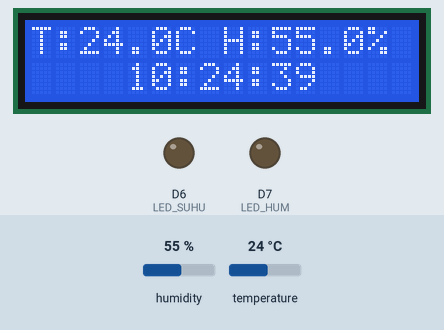
A sketch run on a simulated ESP8266 (NodeMCU). Shown: 16×2 character LCD, output pins drawn as LEDs (lit = HIGH). Dashed ring = blinking. Inputs (shaded band) come from the test bench; at power-on: humidity 55 %, temperature 24 °C. WiFi joins after 1.5 s; servers stay silent unless stated; uploads are accepted with an empty reply; the local clock reads 2024-03-15 10:24:30 at power-on unless the sketch sets it; no MQTT or app messages arrive unless stated.

Above: at 10.9 s.
11.0 s: humidity set to 58 %
At 14.8 s:
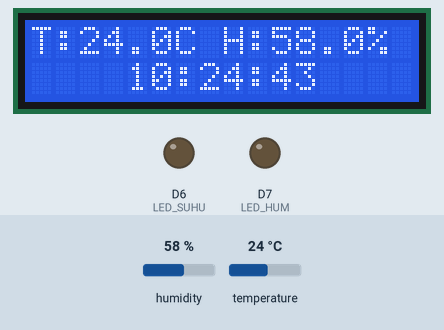
17.4 s: humidity set to 61 %
At 18.06 s:
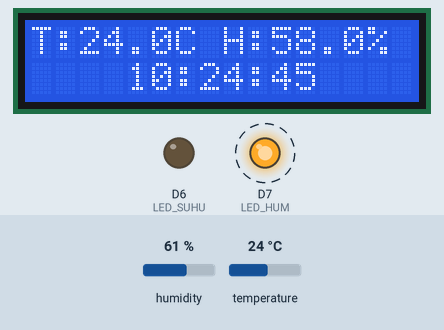
25.4 s: temperature set to 28 °C
At 26.9 s:
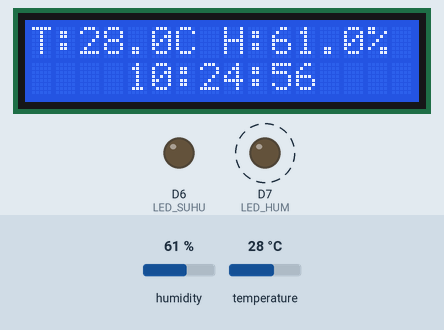
29.9 s: temperature set to 31 °C
At 34.07 s:
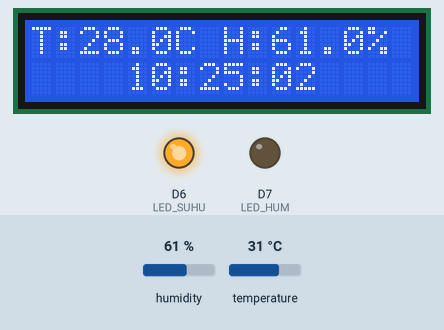
Timing chart, 0 to 38.8 s (numbered marks = the images above; inputs shaded):
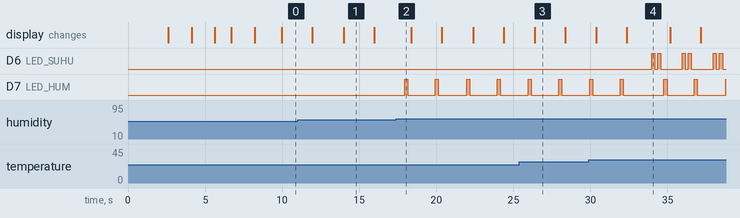

The sketch:

Nopal.ino
```cpp
#include <Wire.h>
#include <LiquidCrystal_I2C.h>
#include <DHT.h>
#include <ESP8266WiFi.h>
#include <PubSubClient.h>
#include <ESP8266HTTPClient.h>
#include <time.h>

// ============================
//   KONFIGURASI SENSOR & PIN
// ============================
#define DHTPIN  D3          //
#define DHTTYPE DHT11

#define LED_SUHU D6         // Indikator suhu
#define LED_HUM  D7         // Indikator kelembapan

// ============================
//        IDENTITAS
// ============================
String NIM = "G.231.23.0037";
String topic_pub = "iot/" + NIM;
String clientID  = NIM;

// ============================
DHT dht(DHTPIN, DHTTYPE);
LiquidCrystal_I2C lcd(0x27, 16, 2);

const char* ssid = "Nopal";
const char* password = "12345678";

const char* mqttServer = "x2.revolusi-it.com";
const char* mqttUser   = "usm";
const char* mqttPass   = "usmjaya25";

WiFiClient espClient;
PubSubClient client(espClient);

unsigned long lastSend = 0;
const long gmtOffset_sec = 7 * 3600;

// ============================
//   FUNGSI CENTER TEKS
// ============================
void printCentered(int row, String text) {
  int pos = (16 - text.length()) / 2;
  if (pos < 0) pos = 0;
  lcd.setCursor(pos, row);
  lcd.print(text);
}

// ============================
//     FUNGSI KEDIP LED
// ============================
void blinkLED(int pin, int count) {
  for (int i = 0; i < count; i++) {
    digitalWrite(pin, HIGH);
    delay(200);
    digitalWrite(pin, LOW);
    delay(200);
  }
}

// ============================
//        MQTT RECONNECT
// ============================
void reconnectMQTT() {
  lcd.clear();
  printCentered(0, "MQTT");
  printCentered(1, "Connecting...");
  while (!client.connected()) {
    client.connect(clientID.c_str(), mqttUser, mqttPass);
    delay(1000);
  }
  lcd.clear();
  printCentered(0, "MQTT");
  printCentered(1, "Connected");
  delay(1500);
}

// ============================
//   CETAK WAKTU TENGAH
// ============================
void printCenteredTime() {
  time_t now = time(nullptr);
  struct tm* t = localtime(&now);
  char buffer[9];
  sprintf(buffer, "%02d:%02d:%02d", t->tm_hour, t->tm_min, t->tm_sec);
  lcd.setCursor(4, 1);
  lcd.print(buffer);
}

// ============================
//     OPENING LCD
// ============================
void openingLCD() {
  lcd.clear();
  printCentered(0, "THERMOMETER");
  printCentered(1, "DIGITAL");
  delay(2500);
}

// ============================
//             SETUP
// ============================
void setup() {
  Serial.begin(115200);

  pinMode(LED_SUHU, OUTPUT);
  pinMode(LED_HUM, OUTPUT);
  digitalWrite(LED_SUHU, LOW);
  digitalWrite(LED_HUM, LOW);

  Wire.begin(D2, D1);
  lcd.init();
  lcd.backlight();

  openingLCD();

  WiFi.begin(ssid, password);
  lcd.clear();
  printCentered(0, "WiFi");
  printCentered(1, "Connecting...");
  while (WiFi.status() != WL_CONNECTED) delay(500);

  lcd.clear();
  printCentered(0, "WiFi");
  printCentered(1, "Connected");
  delay(1500);

  client.setServer(mqttServer, 1883);
  reconnectMQTT();

  lcd.clear();
  printCentered(0, "Time");
  printCentered(1, "Sync...");
  configTime(gmtOffset_sec, 0, "pool.ntp.org", "time.nist.gov");
  while (time(nullptr) < 100000) delay(500);

  lcd.clear();
  printCentered(0, "Time");
  printCentered(1, "OK");
  delay(1500);

  dht.begin();
}

// ============================
//             LOOP
// ============================
void loop() {

  if (!client.connected()) reconnectMQTT();
  client.loop();

  if (millis() - lastSend > 2000) {
    lastSend = millis();

    float suhu = dht.readTemperature();
    float hum  = dht.readHumidity();
    if (isnan(suhu) || isnan(hum)) return;

    // MQTT
    String json = "{\"nim\":\"" + NIM + "\",\"suhu\":" + String(suhu,1) +
                  ",\"lembab\":" + String(hum,1) + "}";
    client.publish(topic_pub.c_str(), json.c_str());

    // HTTP POST
    if (WiFi.status() == WL_CONNECTED) {
      WiFiClient httpClient;
      HTTPClient http;
      http.begin(httpClient, "http://10.99.189.254/Nopal/api_post.php");
      http.addHeader("Content-Type", "application/x-www-form-urlencoded");
      http.POST("suhu=" + String(suhu) + "&kelembapan=" + String(hum));
      http.end();
    }

    // =========================
    //   LOGIKA LED SUHU (D6)
    // =========================
    digitalWrite(LED_SUHU, LOW);
    if (suhu > 29 && suhu < 30) blinkLED(LED_SUHU, 1);
    else if (suhu >= 30 && suhu <= 31) blinkLED(LED_SUHU, 2);
    else if (suhu > 31) blinkLED(LED_SUHU, 3);

    // =========================
    //   LOGIKA LED KELEMBAPAN (D7)
    // =========================
    digitalWrite(LED_HUM, LOW);
    if (hum >= 60 && hum < 70) blinkLED(LED_HUM, 1);
    else if (hum >= 70) blinkLED(LED_HUM, 3);

    // LCD
    lcd.clear();
    lcd.setCursor(0, 0);
    lcd.printf("T:%.1fC H:%.1f%%", suhu, hum);
    printCenteredTime();
  }
}
```

Measured:
- the behaviour switches between 59 and 60 % on humidity (found by bisection; images 1 and 2)
- the behaviour switches between 29 and 30 °C on temperature (found by bisection; images 3 and 4)
- after the input at 17.4 s, D7 (LED_HUM): alternates HIGH for 0.20 s and LOW for 1.8 s, starting after 0.56 s
- after the input at 29.9 s, D6 (LED_SUHU): LOW → HIGH after 4.1 s, then repeats every 2.0 s: LOW 0.20 s, HIGH 0.20 s, LOW 1.4 s, HIGH 0.20 s
- what the display in image 1 shows lasts 2.0 s, from 14.0 s to 16.0 s
